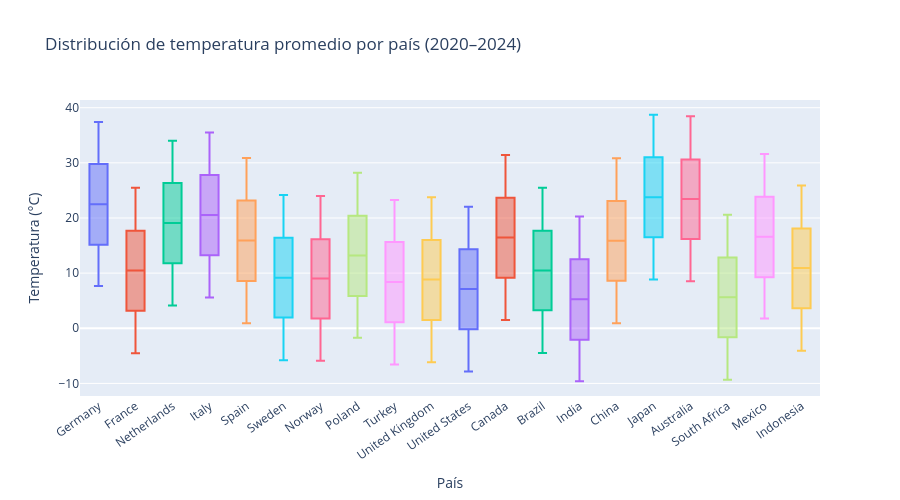

Notebook code for this chart:
### Code cell
fig = px.box(
    df, x="country", y="avg_temperature", color="country",
    title="Distribución de temperatura promedio por país (2020–2024)",
    labels={"avg_temperature": "Temperatura (°C)", "country": "País"},
    height=500
)
fig.update_layout(showlegend=False, xaxis_tickangle=-35)
fig.show()

### Figure 1 — Plotly figure (JSON) as saved in the notebook; plotly's stock layout.template omitted (floating-point values rounded to 4 significant figures; data arrays with more than 128 entries replaced by an {"elided": "..."} marker saying what was removed)
{"data": [{"alignmentgroup": "True", "hovertemplate": "País=%{x}<br>Temperatura (°C)=%{y}<extra></extra>", "legendgroup": "Germany", "marker": {"color": "#636efa"}, "name": "Germany", "notched": false, "offsetgroup": "Germany", "orientation": "v", "showlegend": true, "type": "box", "x": {"elided": "1827 str values"}, "x0": " ", "xaxis": "x", "y": {"elided": "1827 float values"}, "y0": " ", "yaxis": "y"}, {"alignmentgroup": "True", "hovertemplate": "País=%{x}<br>Temperatura (°C)=%{y}<extra></extra>", "legendgroup": "France", "marker": {"color": "#EF553B"}, "name": "France", "notched": false, "offsetgroup": "France", "orientation": "v", "showlegend": true, "type": "box", "x": {"elided": "1827 str values"}, "x0": " ", "xaxis": "x", "y": {"elided": "1827 float values"}, "y0": " ", "yaxis": "y"}, {"alignmentgroup": "True", "hovertemplate": "País=%{x}<br>Temperatura (°C)=%{y}<extra></extra>", "legendgroup": "Netherlands", "marker": {"color": "#00cc96"}, "name": "Netherlands", "notched": false, "offsetgroup": "Netherlands", "orientation": "v", "showlegend": true, "type": "box", "x": {"elided": "1827 str values"}, "x0": " ", "xaxis": "x", "y": {"elided": "1827 float values"}, "y0": " ", "yaxis": "y"}, {"alignmentgroup": "True", "hovertemplate": "País=%{x}<br>Temperatura (°C)=%{y}<extra></extra>", "legendgroup": "Italy", "marker": {"color": "#ab63fa"}, "name": "Italy", "notched": false, "offsetgroup": "Italy", "orientation": "v", "showlegend": true, "type": "box", "x": {"elided": "1827 str values"}, "x0": " ", "xaxis": "x", "y": {"elided": "1827 float values"}, "y0": " ", "yaxis": "y"}, {"alignmentgroup": "True", "hovertemplate": "País=%{x}<br>Temperatura (°C)=%{y}<extra></extra>", "legendgroup": "Spain", "marker": {"color": "#FFA15A"}, "name": "Spain", "notched": false, "offsetgroup": "Spain", "orientation": "v", "showlegend": true, "type": "box", "x": {"elided": "1827 str values"}, "x0": " ", "xaxis": "x", "y": {"elided": "1827 float values"}, "y0": " ", "yaxis": "y"}, {"alignmentgroup": "True", "hovertemplate": "País=%{x}<br>Temperatura (°C)=%{y}<extra></extra>", "legendgroup": "Sweden", "marker": {"color": "#19d3f3"}, "name": "Sweden", "notched": false, "offsetgroup": "Sweden", "orientation": "v", "showlegend": true, "type": "box", "x": {"elided": "1827 str values"}, "x0": " ", "xaxis": "x", "y": {"elided": "1827 float values"}, "y0": " ", "yaxis": "y"}, {"alignmentgroup": "True", "hovertemplate": "País=%{x}<br>Temperatura (°C)=%{y}<extra></extra>", "legendgroup": "Norway", "marker": {"color": "#FF6692"}, "name": "Norway", "notched": false, "offsetgroup": "Norway", "orientation": "v", "showlegend": true, "type": "box", "x": {"elided": "1827 str values"}, "x0": " ", "xaxis": "x", "y": {"elided": "1827 float values"}, "y0": " ", "yaxis": "y"}, {"alignmentgroup": "True", "hovertemplate": "País=%{x}<br>Temperatura (°C)=%{y}<extra></extra>", "legendgroup": "Poland", "marker": {"color": "#B6E880"}, "name": "Poland", "notched": false, "offsetgroup": "Poland", "orientation": "v", "showlegend": true, "type": "box", "x": {"elided": "1827 str values"}, "x0": " ", "xaxis": "x", "y": {"elided": "1827 float values"}, "y0": " ", "yaxis": "y"}, {"alignmentgroup": "True", "hovertemplate": "País=%{x}<br>Temperatura (°C)=%{y}<extra></extra>", "legendgroup": "Turkey", "marker": {"color": "#FF97FF"}, "name": "Turkey", "notched": false, "offsetgroup": "Turkey", "orientation": "v", "showlegend": true, "type": "box", "x": {"elided": "1827 str values"}, "x0": " ", "xaxis": "x", "y": {"elided": "1827 float values"}, "y0": " ", "yaxis": "y"}, {"alignmentgroup": "True", "hovertemplate": "País=%{x}<br>Temperatura (°C)=%{y}<extra></extra>", "legendgroup": "United Kingdom", "marker": {"color": "#FECB52"}, "name": "United Kingdom", "notched": false, "offsetgroup": "United Kingdom", "orientation": "v", "showlegend": true, "type": "box", "x": {"elided": "1827 str values"}, "x0": " ", "xaxis": "x", "y": {"elided": "1827 float values"}, "y0": " ", "yaxis": "y"}, {"alignmentgroup": "True", "hovertemplate": "País=%{x}<br>Temperatura (°C)=%{y}<extra></extra>", "legendgroup": "United States", "marker": {"color": "#636efa"}, "name": "United States", "notched": false, "offsetgroup": "United States", "orientation": "v", "showlegend": true, "type": "box", "x": {"elided": "1827 str values"}, "x0": " ", "xaxis": "x", "y": {"elided": "1827 float values"}, "y0": " ", "yaxis": "y"}, {"alignmentgroup": "True", "hovertemplate": "País=%{x}<br>Temperatura (°C)=%{y}<extra></extra>", "legendgroup": "Canada", "marker": {"color": "#EF553B"}, "name": "Canada", "notched": false, "offsetgroup": "Canada", "orientation": "v", "showlegend": true, "type": "box", "x": {"elided": "1827 str values"}, "x0": " ", "xaxis": "x", "y": {"elided": "1827 float values"}, "y0": " ", "yaxis": "y"}, {"alignmentgroup": "True", "hovertemplate": "País=%{x}<br>Temperatura (°C)=%{y}<extra></extra>", "legendgroup": "Brazil", "marker": {"color": "#00cc96"}, "name": "Brazil", "notched": false, "offsetgroup": "Brazil", "orientation": "v", "showlegend": true, "type": "box", "x": {"elided": "1827 str values"}, "x0": " ", "xaxis": "x", "y": {"elided": "1827 float values"}, "y0": " ", "yaxis": "y"}, {"alignmentgroup": "True", "hovertemplate": "País=%{x}<br>Temperatura (°C)=%{y}<extra></extra>", "legendgroup": "India", "marker": {"color": "#ab63fa"}, "name": "India", "notched": false, "offsetgroup": "India", "orientation": "v", "showlegend": true, "type": "box", "x": {"elided": "1827 str values"}, "x0": " ", "xaxis": "x", "y": {"elided": "1827 float values"}, "y0": " ", "yaxis": "y"}, {"alignmentgroup": "True", "hovertemplate": "País=%{x}<br>Temperatura (°C)=%{y}<extra></extra>", "legendgroup": "China", "marker": {"color": "#FFA15A"}, "name": "China", "notched": false, "offsetgroup": "China", "orientation": "v", "showlegend": true, "type": "box", "x": {"elided": "1827 str values"}, "x0": " ", "xaxis": "x", "y": {"elided": "1827 float values"}, "y0": " ", "yaxis": "y"}, {"alignmentgroup": "True", "hovertemplate": "País=%{x}<br>Temperatura (°C)=%{y}<extra></extra>", "legendgroup": "Japan", "marker": {"color": "#19d3f3"}, "name": "Japan", "notched": false, "offsetgroup": "Japan", "orientation": "v", "showlegend": true, "type": "box", "x": {"elided": "1827 str values"}, "x0": " ", "xaxis": "x", "y": {"elided": "1827 float values"}, "y0": " ", "yaxis": "y"}, {"alignmentgroup": "True", "hovertemplate": "País=%{x}<br>Temperatura (°C)=%{y}<extra></extra>", "legendgroup": "Australia", "marker": {"color": "#FF6692"}, "name": "Australia", "notched": false, "offsetgroup": "Australia", "orientation": "v", "showlegend": true, "type": "box", "x": {"elided": "1827 str values"}, "x0": " ", "xaxis": "x", "y": {"elided": "1827 float values"}, "y0": " ", "yaxis": "y"}, {"alignmentgroup": "True", "hovertemplate": "País=%{x}<br>Temperatura (°C)=%{y}<extra></extra>", "legendgroup": "South Africa", "marker": {"color": "#B6E880"}, "name": "South Africa", "notched": false, "offsetgroup": "South Africa", "orientation": "v", "showlegend": true, "type": "box", "x": {"elided": "1827 str values"}, "x0": " ", "xaxis": "x", "y": {"elided": "1827 float values"}, "y0": " ", "yaxis": "y"}, {"alignmentgroup": "True", "hovertemplate": "País=%{x}<br>Temperatura (°C)=%{y}<extra></extra>", "legendgroup": "Mexico", "marker": {"color": "#FF97FF"}, "name": "Mexico", "notched": false, "offsetgroup": "Mexico", "orientation": "v", "showlegend": true, "type": "box", "x": {"elided": "1827 str values"}, "x0": " ", "xaxis": "x", "y": {"elided": "1827 float values"}, "y0": " ", "yaxis": "y"}, {"alignmentgroup": "True", "hovertemplate": "País=%{x}<br>Temperatura (°C)=%{y}<extra></extra>", "legendgroup": "Indonesia", "marker": {"color": "#FECB52"}, "name": "Indonesia", "notched": false, "offsetgroup": "Indonesia", "orientation": "v", "showlegend": true, "type": "box", "x": {"elided": "1827 str values"}, "x0": " ", "xaxis": "x", "y": {"elided": "1827 float values"}, "y0": " ", "yaxis": "y"}], "layout": {"boxmode": "overlay", "height": 500, "legend": {"title": {"text": "País"}, "tracegroupgap": 0}, "showlegend": false, "title": {"text": "Distribución de temperatura promedio por país (2020–2024)"}, "xaxis": {"anchor": "y", "categoryarray": ["Germany", "France", "Netherlands", "Italy", "Spain", "Sweden", "Norway", "Poland", "Turkey", "United Kingdom", "United States", "Canada", "Brazil", "India", "China", "Japan", "Australia", "South Africa", "Mexico", "Indonesia"], "categoryorder": "array", "domain": [0, 1], "tickangle": -35, "title": {"text": "País"}}, "yaxis": {"anchor": "x", "domain": [0, 1], "title": {"text": "Temperatura (°C)"}}}}
